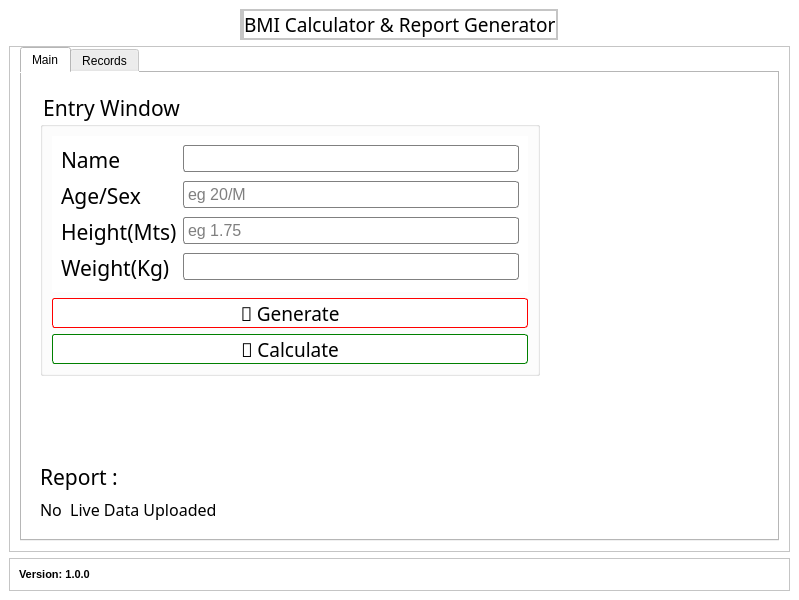
<?xml version="1.0" encoding="UTF-8"?>
<ui version="4.0">
 <class>MainWindow</class>
 <widget class="QMainWindow" name="MainWindow">
  <property name="geometry">
   <rect>
    <x>0</x>
    <y>0</y>
    <width>799</width>
    <height>600</height>
   </rect>
  </property>
  <property name="maximumSize">
   <size>
    <width>800</width>
    <height>600</height>
   </size>
  </property>
  <property name="windowTitle">
   <string>MainWindow</string>
  </property>
  <property name="styleSheet">
   <string notr="true">background-color: rgb(255, 255, 255);</string>
  </property>
  <widget class="QWidget" name="centralwidget">
   <layout class="QVBoxLayout" name="verticalLayout">
    <item alignment="Qt::AlignHCenter|Qt::AlignTop">
     <widget class="QFrame" name="frame">
      <property name="sizePolicy">
       <sizepolicy hsizetype="Preferred" vsizetype="Fixed">
        <horstretch>0</horstretch>
        <verstretch>0</verstretch>
       </sizepolicy>
      </property>
      <property name="frameShape">
       <enum>QFrame::StyledPanel</enum>
      </property>
      <property name="frameShadow">
       <enum>QFrame::Raised</enum>
      </property>
      <layout class="QHBoxLayout" name="horizontalLayout">
       <property name="spacing">
        <number>0</number>
       </property>
       <property name="leftMargin">
        <number>0</number>
       </property>
       <property name="topMargin">
        <number>0</number>
       </property>
       <property name="rightMargin">
        <number>0</number>
       </property>
       <property name="bottomMargin">
        <number>0</number>
       </property>
       <item alignment="Qt::AlignLeft">
        <widget class="QFrame" name="frame_4">
         <property name="frameShape">
          <enum>QFrame::StyledPanel</enum>
         </property>
         <property name="frameShadow">
          <enum>QFrame::Raised</enum>
         </property>
         <layout class="QHBoxLayout" name="horizontalLayout_3">
          <property name="spacing">
           <number>0</number>
          </property>
          <property name="leftMargin">
           <number>0</number>
          </property>
          <property name="topMargin">
           <number>0</number>
          </property>
          <property name="rightMargin">
           <number>0</number>
          </property>
          <property name="bottomMargin">
           <number>0</number>
          </property>
         </layout>
        </widget>
       </item>
       <item alignment="Qt::AlignHCenter">
        <widget class="QFrame" name="frame_5">
         <property name="sizePolicy">
          <sizepolicy hsizetype="Expanding" vsizetype="Preferred">
           <horstretch>0</horstretch>
           <verstretch>0</verstretch>
          </sizepolicy>
         </property>
         <property name="frameShape">
          <enum>QFrame::StyledPanel</enum>
         </property>
         <property name="frameShadow">
          <enum>QFrame::Raised</enum>
         </property>
         <layout class="QHBoxLayout" name="horizontalLayout_4">
          <property name="spacing">
           <number>0</number>
          </property>
          <property name="leftMargin">
           <number>0</number>
          </property>
          <property name="topMargin">
           <number>0</number>
          </property>
          <property name="rightMargin">
           <number>0</number>
          </property>
          <property name="bottomMargin">
           <number>0</number>
          </property>
          <item alignment="Qt::AlignLeft|Qt::AlignVCenter">
           <widget class="QLabel" name="label_2">
            <property name="font">
             <font>
              <family>OCR A Extended</family>
              <pointsize>14</pointsize>
             </font>
            </property>
            <property name="text">
             <string>BMI Calculator &amp; Report Generator</string>
            </property>
           </widget>
          </item>
         </layout>
        </widget>
       </item>
      </layout>
     </widget>
    </item>
    <item>
     <widget class="QFrame" name="frame_2">
      <property name="sizePolicy">
       <sizepolicy hsizetype="Preferred" vsizetype="Expanding">
        <horstretch>0</horstretch>
        <verstretch>0</verstretch>
       </sizepolicy>
      </property>
      <property name="frameShape">
       <enum>QFrame::StyledPanel</enum>
      </property>
      <property name="frameShadow">
       <enum>QFrame::Raised</enum>
      </property>
      <layout class="QHBoxLayout" name="horizontalLayout_5">
       <property name="spacing">
        <number>0</number>
       </property>
       <property name="leftMargin">
        <number>10</number>
       </property>
       <property name="topMargin">
        <number>0</number>
       </property>
       <property name="rightMargin">
        <number>10</number>
       </property>
       <property name="bottomMargin">
        <number>10</number>
       </property>
       <item>
        <widget class="QTabWidget" name="tabWidget">
         <property name="styleSheet">
          <string notr="true"/>
         </property>
         <property name="currentIndex">
          <number>0</number>
         </property>
         <widget class="QWidget" name="tab">
          <attribute name="title">
           <string>Main</string>
          </attribute>
          <layout class="QVBoxLayout" name="verticalLayout_5">
           <item>
            <widget class="QFrame" name="">
             <layout class="QHBoxLayout" name="horizontalLayout_2">
              <item>
               <widget class="QGroupBox" name="groupBox">
                <property name="sizePolicy">
                 <sizepolicy hsizetype="Fixed" vsizetype="Preferred">
                  <horstretch>0</horstretch>
                  <verstretch>0</verstretch>
                 </sizepolicy>
                </property>
                <property name="minimumSize">
                 <size>
                  <width>500</width>
                  <height>0</height>
                 </size>
                </property>
                <property name="font">
                 <font>
                  <family>OCR A Extended</family>
                  <pointsize>16</pointsize>
                 </font>
                </property>
                <property name="title">
                 <string>Entry Window</string>
                </property>
                <layout class="QVBoxLayout" name="verticalLayout_3">
                 <item alignment="Qt::AlignTop">
                  <widget class="QFrame" name="formFrame">
                   <layout class="QFormLayout" name="formLayout">
                    <item row="0" column="0">
                     <widget class="QLabel" name="label_3">
                      <property name="font">
                       <font>
                        <family>OCR A Extended</family>
                        <pointsize>16</pointsize>
                        <bold>false</bold>
                       </font>
                      </property>
                      <property name="text">
                       <string>Name</string>
                      </property>
                     </widget>
                    </item>
                    <item row="0" column="1">
                     <widget class="QLineEdit" name="name_box">
                      <property name="minimumSize">
                       <size>
                        <width>0</width>
                        <height>0</height>
                       </size>
                      </property>
                      <property name="font">
                       <font>
                        <pointsize>12</pointsize>
                       </font>
                      </property>
                      <property name="styleSheet">
                       <string notr="true">QLineEdit{
	border: 1px solid grey;
	border-radius:3px;
	padding:2px;
}

QLineEdit:hover{
	border: 1px solid blue;
	border-radius:3px;
	padding:2px;
}

QLineEdit:focus{
	border: 1px solid black;
	border-radius:3px;
	padding:2px;
}
</string>
                      </property>
                      <property name="text">
                       <string/>
                      </property>
                      <property name="clearButtonEnabled">
                       <bool>true</bool>
                      </property>
                     </widget>
                    </item>
                    <item row="1" column="0">
                     <widget class="QLabel" name="label_4">
                      <property name="font">
                       <font>
                        <family>OCR A Extended</family>
                        <pointsize>16</pointsize>
                        <bold>false</bold>
                       </font>
                      </property>
                      <property name="text">
                       <string>Age/Sex</string>
                      </property>
                     </widget>
                    </item>
                    <item row="1" column="1">
                     <widget class="QLineEdit" name="age_box">
                      <property name="minimumSize">
                       <size>
                        <width>0</width>
                        <height>0</height>
                       </size>
                      </property>
                      <property name="font">
                       <font>
                        <pointsize>12</pointsize>
                       </font>
                      </property>
                      <property name="styleSheet">
                       <string notr="true">QLineEdit{
	border: 1px solid grey;
	border-radius:3px;
	padding:2px;
}

QLineEdit:hover{
	border: 1px solid blue;
	border-radius:3px;
	padding:2px;
}

QLineEdit:focus{
	border: 1px solid black;
	border-radius:3px;
	padding:2px;
}
</string>
                      </property>
                      <property name="text">
                       <string/>
                      </property>
                      <property name="placeholderText">
                       <string>eg 20/M</string>
                      </property>
                      <property name="clearButtonEnabled">
                       <bool>true</bool>
                      </property>
                     </widget>
                    </item>
                    <item row="2" column="0">
                     <widget class="QLabel" name="label_5">
                      <property name="font">
                       <font>
                        <family>OCR A Extended</family>
                        <pointsize>16</pointsize>
                        <bold>false</bold>
                       </font>
                      </property>
                      <property name="text">
                       <string>Height(Mts)</string>
                      </property>
                     </widget>
                    </item>
                    <item row="2" column="1">
                     <widget class="QLineEdit" name="h_box">
                      <property name="minimumSize">
                       <size>
                        <width>0</width>
                        <height>0</height>
                       </size>
                      </property>
                      <property name="font">
                       <font>
                        <pointsize>12</pointsize>
                       </font>
                      </property>
                      <property name="styleSheet">
                       <string notr="true">QLineEdit{
	border: 1px solid grey;
	border-radius:3px;
	padding:2px;
}

QLineEdit:hover{
	border: 1px solid blue;
	border-radius:3px;
	padding:2px;
}

QLineEdit:focus{
	border: 1px solid black;
	border-radius:3px;
	padding:2px;
}
</string>
                      </property>
                      <property name="placeholderText">
                       <string>eg 1.75</string>
                      </property>
                      <property name="clearButtonEnabled">
                       <bool>true</bool>
                      </property>
                     </widget>
                    </item>
                    <item row="3" column="0">
                     <widget class="QLabel" name="label_6">
                      <property name="font">
                       <font>
                        <family>OCR A Extended</family>
                        <pointsize>16</pointsize>
                        <bold>false</bold>
                       </font>
                      </property>
                      <property name="text">
                       <string>Weight(Kg)</string>
                      </property>
                     </widget>
                    </item>
                    <item row="3" column="1">
                     <widget class="QLineEdit" name="w_box">
                      <property name="minimumSize">
                       <size>
                        <width>0</width>
                        <height>0</height>
                       </size>
                      </property>
                      <property name="font">
                       <font>
                        <pointsize>12</pointsize>
                       </font>
                      </property>
                      <property name="styleSheet">
                       <string notr="true">QLineEdit{
	border: 1px solid grey;
	border-radius:3px;
	padding:2px;
}

QLineEdit:hover{
	border: 1px solid blue;
	border-radius:3px;
	padding:2px;
}

QLineEdit:focus{
	border: 1px solid black;
	border-radius:3px;
	padding:2px;
}
</string>
                      </property>
                      <property name="clearButtonEnabled">
                       <bool>true</bool>
                      </property>
                     </widget>
                    </item>
                   </layout>
                  </widget>
                 </item>
                 <item>
                  <widget class="QPushButton" name="generate_btn">
                   <property name="minimumSize">
                    <size>
                     <width>0</width>
                     <height>30</height>
                    </size>
                   </property>
                   <property name="font">
                    <font>
                     <family>OCR A Extended</family>
                     <pointsize>14</pointsize>
                     <bold>false</bold>
                    </font>
                   </property>
                   <property name="styleSheet">
                    <string notr="true">QPushButton{
background-color:white;
color:black;
border-radius:3px;
border:1px solid red;
}
QPushButton:pressed{
background-color:red;
color:white;
border-radius:3px;
border:1px solid red;
}
</string>
                   </property>
                   <property name="text">
                    <string>🧮 Generate</string>
                   </property>
                  </widget>
                 </item>
                 <item>
                  <widget class="QPushButton" name="calculate_btn">
                   <property name="minimumSize">
                    <size>
                     <width>0</width>
                     <height>30</height>
                    </size>
                   </property>
                   <property name="font">
                    <font>
                     <family>OCR A Extended</family>
                     <pointsize>14</pointsize>
                     <bold>false</bold>
                    </font>
                   </property>
                   <property name="styleSheet">
                    <string notr="true">QPushButton{
background-color:white;
color:black;
border-radius:3px;
border:1px solid green;
}
QPushButton:pressed{
background-color:green;
color:white;
border-radius:3px;
border:1px solid green;
}</string>
                   </property>
                   <property name="text">
                    <string>🔄 Calculate</string>
                   </property>
                   <property name="checkable">
                    <bool>false</bool>
                   </property>
                   <property name="autoDefault">
                    <bool>false</bool>
                   </property>
                   <property name="default">
                    <bool>false</bool>
                   </property>
                   <property name="flat">
                    <bool>false</bool>
                   </property>
                  </widget>
                 </item>
                </layout>
               </widget>
              </item>
              <item alignment="Qt::AlignLeft">
               <widget class="AnalogGaugeWidget" name="widget" native="true"/>
              </item>
             </layout>
            </widget>
           </item>
           <item>
            <spacer name="verticalSpacer">
             <property name="orientation">
              <enum>Qt::Vertical</enum>
             </property>
             <property name="sizeHint" stdset="0">
              <size>
               <width>20</width>
               <height>40</height>
              </size>
             </property>
            </spacer>
           </item>
           <item alignment="Qt::AlignTop">
            <widget class="QFrame" name="verticalFrame">
             <layout class="QVBoxLayout" name="verticalLayout_4">
              <item>
               <widget class="QLabel" name="label_7">
                <property name="font">
                 <font>
                  <family>OCR A Extended</family>
                  <pointsize>16</pointsize>
                 </font>
                </property>
                <property name="text">
                 <string>Report :</string>
                </property>
               </widget>
              </item>
              <item>
               <widget class="QLabel" name="livedata_text">
                <property name="font">
                 <font>
                  <family>OCR A Extended</family>
                  <pointsize>12</pointsize>
                 </font>
                </property>
                <property name="text">
                 <string>No  Live Data Uploaded</string>
                </property>
               </widget>
              </item>
             </layout>
            </widget>
           </item>
          </layout>
         </widget>
         <widget class="QWidget" name="tab_2">
          <attribute name="title">
           <string>Records</string>
          </attribute>
          <widget class="QTableWidget" name="record_table">
           <property name="geometry">
            <rect>
             <x>20</x>
             <y>30</y>
             <width>711</width>
             <height>381</height>
            </rect>
           </property>
           <property name="styleSheet">
            <string notr="true">/* Style the table background */
QTableWidget {
    background-color: #f8f9fa;
    gridline-color: #e1e4e8;
    border: 1px solid #ddd;
}

/* Header styling */
QHeaderView::section {
    background-color: #007bff;
    color: white;
    font-weight: bold;
    padding: 4px;
    border: 1px solid #e1e4e8;
    border-left: none;
}

/* Alternating row colors */
QTableWidget::item {
    background-color: #ffffff;
}

QTableWidget::item:alternate {
    background-color: #f2f2f2;
}

/* Selected cell background color */
QTableWidget::item:selected {
    background-color: #ffe8a1;
    color: black;
}

/* Focused cell border */
QTableWidget::item:focus {
    border: 1px solid #007bff;
}

/* Scrollbars styling */
QScrollBar:vertical {
    background-color: #f1f1f1;
    width: 12px;
    margin: 22px 0 22px 0;
    border: 1px solid #dcdcdc;
}

QScrollBar::handle:vertical {
    background-color: #cccccc;
    min-height: 20px;
    border-radius: 4px;
}

QScrollBar::handle:vertical:hover {
    background-color: #b3b3b3;
}

QScrollBar::sub-line:vertical,
QScrollBar::add-line:vertical {
    border: none;
    background: none;
}

QScrollBar:horizontal {
    background-color: #f1f1f1;
    height: 12px;
    border: 1px solid #dcdcdc;
}

QScrollBar::handle:horizontal {
    background-color: #cccccc;
    min-width: 20px;
    border-radius: 4px;
}

QScrollBar::handle:horizontal:hover {
    background-color: #b3b3b3;
}

QScrollBar::sub-line:horizontal,
QScrollBar::add-line:horizontal {
    border: none;
    background: none;
}
</string>
           </property>
          </widget>
          <widget class="QPushButton" name="refresh_btn">
           <property name="geometry">
            <rect>
             <x>20</x>
             <y>430</y>
             <width>171</width>
             <height>31</height>
            </rect>
           </property>
           <property name="font">
            <font>
             <family>OCR A Extended</family>
             <pointsize>12</pointsize>
            </font>
           </property>
           <property name="styleSheet">
            <string notr="true">background-color: rgb(0, 213, 14);
color: rgb(255, 255, 255);
border-radius:3px;</string>
           </property>
           <property name="text">
            <string>Refresh Data</string>
           </property>
          </widget>
         </widget>
        </widget>
       </item>
      </layout>
     </widget>
    </item>
    <item>
     <widget class="QFrame" name="frame_3">
      <property name="sizePolicy">
       <sizepolicy hsizetype="Preferred" vsizetype="Fixed">
        <horstretch>0</horstretch>
        <verstretch>0</verstretch>
       </sizepolicy>
      </property>
      <property name="frameShape">
       <enum>QFrame::StyledPanel</enum>
      </property>
      <property name="frameShadow">
       <enum>QFrame::Raised</enum>
      </property>
      <layout class="QVBoxLayout" name="verticalLayout_2">
       <item alignment="Qt::AlignBottom">
        <widget class="QLabel" name="label">
         <property name="font">
          <font>
           <pointsize>8</pointsize>
           <bold>true</bold>
          </font>
         </property>
         <property name="text">
          <string>Version: 1.0.0</string>
         </property>
        </widget>
       </item>
      </layout>
     </widget>
    </item>
   </layout>
  </widget>
 </widget>
 <customwidgets>
  <customwidget>
   <class>AnalogGaugeWidget</class>
   <extends>QWidget</extends>
   <header location="global">AnalogGaugeWidget.h</header>
   <container>1</container>
  </customwidget>
 </customwidgets>
 <resources/>
 <connections/>
</ui>
